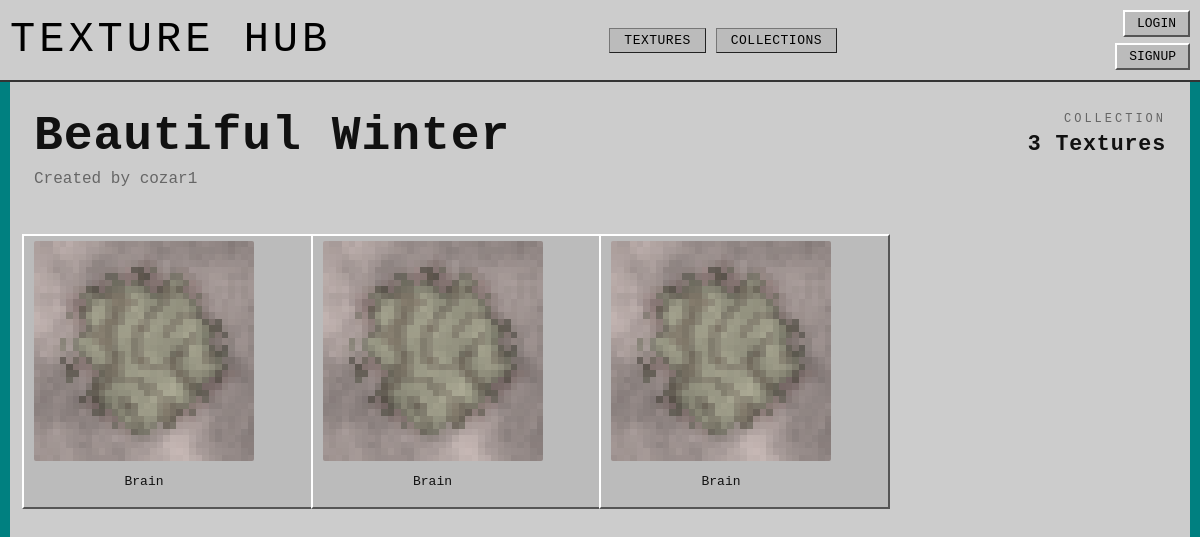
Page /collection/2 on the committed database.
### app.py (models this page shows)
class Collection(db.Model):
    __tablename__ = 'Collection'
    collection_id = db.Column(db.Integer, primary_key=True)
    collection_name = db.Column(db.String(80), unique=True, nullable=False)
    collection_user_id = db.Column(db.String(120), nullable=False)
    collection_rating = db.Column(db.Integer, default=0)

class User(db.Model):
    __tablename__ = 'User'
    user_id = db.Column(db.Integer, primary_key=True)
    user_name = db.Column(db.String(80), unique=True, nullable=False)
    user_password = db.Column(db.String(120), nullable=False)
    user_rating = db.Column(db.Integer, default=0)

class Texture(db.Model):
    __tablename__ = 'Texture'
    texture_id = db.Column(db.Integer, primary_key=True)
    texture_name = db.Column(db.String(80), unique=True, nullable=False)
    texture_address = db.Column(db.String(120), nullable=False)
    texture_user_id = db.Column(db.Integer, default=0)
    texture_tags = db.Column(db.String(200), nullable=True)

### app.py (the view)
@app.route('/collection/<_collection_id>', methods=['GET', 'POST'])
def collection(_collection_id):
    user = get_current_user()
    collection = Collection.query.filter_by(collection_id = _collection_id).one()
    collection_user = User.query.filter_by(user_id = collection.collection_user_id).one()
    texture_ids = Texture_Collection.query.filter_by(collection_id = collection.collection_id).all()
    textures = [Texture.query.filter_by(texture_id = tc.texture_id).one() for tc in texture_ids]
    return render_template('collection.html', user=user, collection=collection, collection_user=collection_user, textures=textures)

### app.py (called while the page is built)
def get_current_user():
    user_id = session.get('user_id')
    if user_id is None:
        return None
    return User.query.get(user_id)

@app.template_filter('texture_url')
def texture_image_url(address):
    if not address:
        return DEFAULT_TEXTURE_URL
    addr = str(address).strip().replace('\\', '/')
    if addr.startswith('/static/images/'):
        rel = addr[len('/static/images/') :]
    elif addr.startswith('static/images/'):
        rel = addr[len('static/images/') :]
    else:
        rel = os.path.basename(addr)
    rel = os.path.basename(rel)
    if not rel or rel.startswith('.'):
        return DEFAULT_TEXTURE_URL
    full = os.path.join(STATIC_IMAGES_DIR, rel)
    if os.path.isfile(full):
        return f'/static/images/{rel}'
    return DEFAULT_TEXTURE_URL

### templates/collection.html (shortened to what this page needs)
{% extends "template.html" %}
{% block content %}
<div class="collection-page">
    <section class="collection-hero">
        <div class="collection-hero__intro">
            <h1>{{ collection.collection_name }}</h1>
            <p class="collection-author">Created by {{ collection_user.user_name }}</p>
        </div>
        <div class="collection-meta">
            <span class="collection-meta__label">collection</span>
            <span class="collection-meta__count">{{ textures|length }} Textures</span>
        </div>
    </section>
    <div class="collection-textures">
        {% for item in textures %}
            {% include "texture_template.html" %}
        {% endfor %}
    </div>
</div>
{% endblock %}

### templates/template.html (shortened to what this page needs)
<!DOCTYPE html>
<html lang="en">
<head>
    <link rel="stylesheet" href="/static/style.css">
</head>
<body>
    {% if request.endpoint not in ('login', 'signup') %}
    <header class="topbar">
        <a href="/" class="logo">TEXTURE HUB</a>
        <nav class="nav">
            <a href="/0" class="nav-btn {% if request.path == '/' %}nav-btn--active{% endif %}">TEXTURES</a>
            <a href="/1" class="nav-btn {% if request.path == '/collections' %}nav-btn--active{% endif %}">COLLECTIONS</a>
        </nav>
        <nav class="auth">
            {% if user %}
                <a href="/upload">UPLOAD</a>
                <a class="dropbtn" href="/user/{{ user.user_name }}">{{ user.user_name }}</a>
                <div class="dropdown-content">
                    <a href="/logout">Log Out</a>
                </div>
            {% else %}
                <a href="/login">LOGIN</a>
                <a href="/signup">SIGNUP</a>
            {% endif %}
        </nav>
    </header>
    {% endif %}
    {% block content %}
    {% endblock %}
</body>
</html>

### templates/texture_template.html
<a href="/texture/{{item.texture_id}}">
    <div class="texture-card">
        <img src="{{ item.texture_address | texture_url }}" alt="">
        <p>{{item.texture_name}}</p>
    </div>
</a>

### static/style.css (style rules this page uses)
:root { --bg-main: #008080; --bg-light: #ccc; --bg-mid: #bbb; --bg-dark: #999; --bg-panel: #aaa; --text-main: #111; --text-invert: #fff; --border-light: #888; --border-dark: #777; --bevel-hi: #fff; --bevel-lo: #555; --bevel-mid: #111; --border-outset: 2px outset var(--border-light); --border-inset: 1px outset var(--border-dark); --pad-sm: 5px; --pad-md: 10px; --pad-lg: 20px; }
* { image-rendering: pixelated; }
body { margin: 0; font-family: monospace; background: var(--bg-main); color: var(--text-main); }
a { padding: var(--pad-sm) var(--pad-md); background: var(--bg-mid); border: 2px solid var(--bevel-mid); border-top-color: var(--bevel-hi); border-left-color: var(--bevel-hi); border-right-color: var(--bevel-lo); border-bottom-color: var(--bevel-lo); cursor: pointer; font-family: monospace; color: black; text-decoration: none; }
.topbar { display: flex; justify-content: space-between; align-items: center; padding: var(--pad-md); background: var(--bg-light); border-bottom: var(--border-outset); gap: 14px; }
.logo { margin: 0; letter-spacing: 4px; font-size: 42px; line-height: 1; padding: 0; background: transparent; border: 0; }
.nav { display: flex; align-items: center; gap: 10px; }
.nav-btn { display: inline-block; padding: 4px 14px; background: var(--bg-mid); border: var(--border-inset); font-family: monospace; text-decoration: none; color: #000; letter-spacing: 0.5px; }
.auth { display: flex; flex-direction: column; align-items: flex-end; gap: 6px; }
.auth a { padding: 4px 12px; }
.collection-page { min-height: calc(100vh - 60px); max-width: 1180px; margin: 0 auto; padding: 30px 24px 40px; background: var(--bg-light); box-sizing: border-box; }
.collection-hero { display: grid; grid-template-columns: 1fr auto; gap: 26px; align-items: start; margin-bottom: 30px; }
.collection-hero__intro h1 { margin: 0; font-size: clamp(2.5rem, 4vw, 4.8rem); line-height: 1; letter-spacing: 0.02em; }
.collection-author { margin-top: 10px; color: #555; font-size: 1rem; opacity: 0.85; }
.collection-meta { text-align: right; align-self: start; }
.collection-meta__label { display: block; text-transform: uppercase; letter-spacing: 0.25em; font-size: 0.75rem; opacity: 0.55; }
.collection-meta__count { display: block; margin-top: 6px; font-size: 1.35rem; font-weight: 700; letter-spacing: 0.04em; }
.collection-textures { display: grid; grid-template-columns: repeat(4, minmax(180px, 1fr)); gap: 22px; justify-items: center; }
.collection-textures a { display: block; width: 100%; color: inherit; text-decoration: none; }
.collection-textures .texture-card { width: 100%; max-width: 220px; }
.collection-textures .texture-card img { border-radius: 2px; }
.texture-card { width: 100%; max-width: 200px; box-sizing: border-box; text-align: center; }
.texture-card img { width: 100%; display: block; aspect-ratio: 1; object-fit: cover; }

### rows in the picture
Collection: collection_name "Beautiful Winter"
User: user_name "cozar1"
Texture: texture_address|texture_url (picture), texture_name "Brain"

### other values in the picture
{{ textures|length }} "3"
